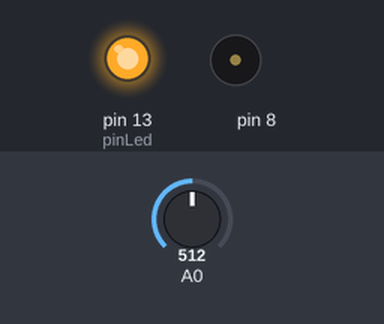
This sketch was run on a simulated Arduino Uno, built with avr-gcc and run on an emulated ATmega328P. Parts: output pins drawn as LEDs (lit = HIGH), buzzer (waves = sounding). The inputs (shaded band) are chosen by the test bench; at power-on: A0 = 512.

Above: at 0.1 s.
At 5.1 s:
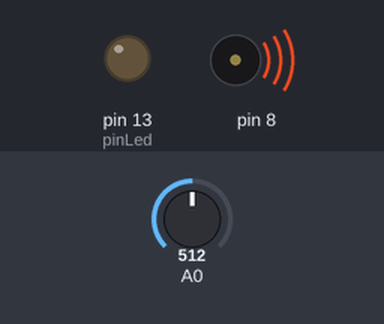
Timing chart, 0 to 6.6 s (numbered marks = the images above):
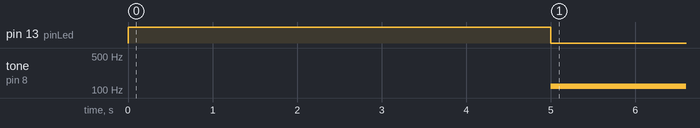

Measured:
- by itself, tone on pin 8: silent → 119 Hz at 5.0 s

The sketch:

theremin.ino
```cpp
int letturaSensore;
int minimo=1023;
int massimo=0;
const int pinLed=13;
void setup(){
  pinMode(pinLed, OUTPUT);
  digitalWrite(pinLed,HIGH);
  while(millis()<5000);{
    letturaSensore=analogRead(A0);
    if(letturaSensore>massimo){
      massimo=letturaSensore;
    }
    if(letturaSensore<minimo){
      minimo=letturaSensore;
    }
  }
  digitalWrite(pinLed,LOW);
}
void loop(){
   letturaSensore=analogRead(A0);
   int altezza=map(letturaSensore,minimo,massimo,120,3000);
   tone(8,altezza,20);
   delay(10);
}
```
